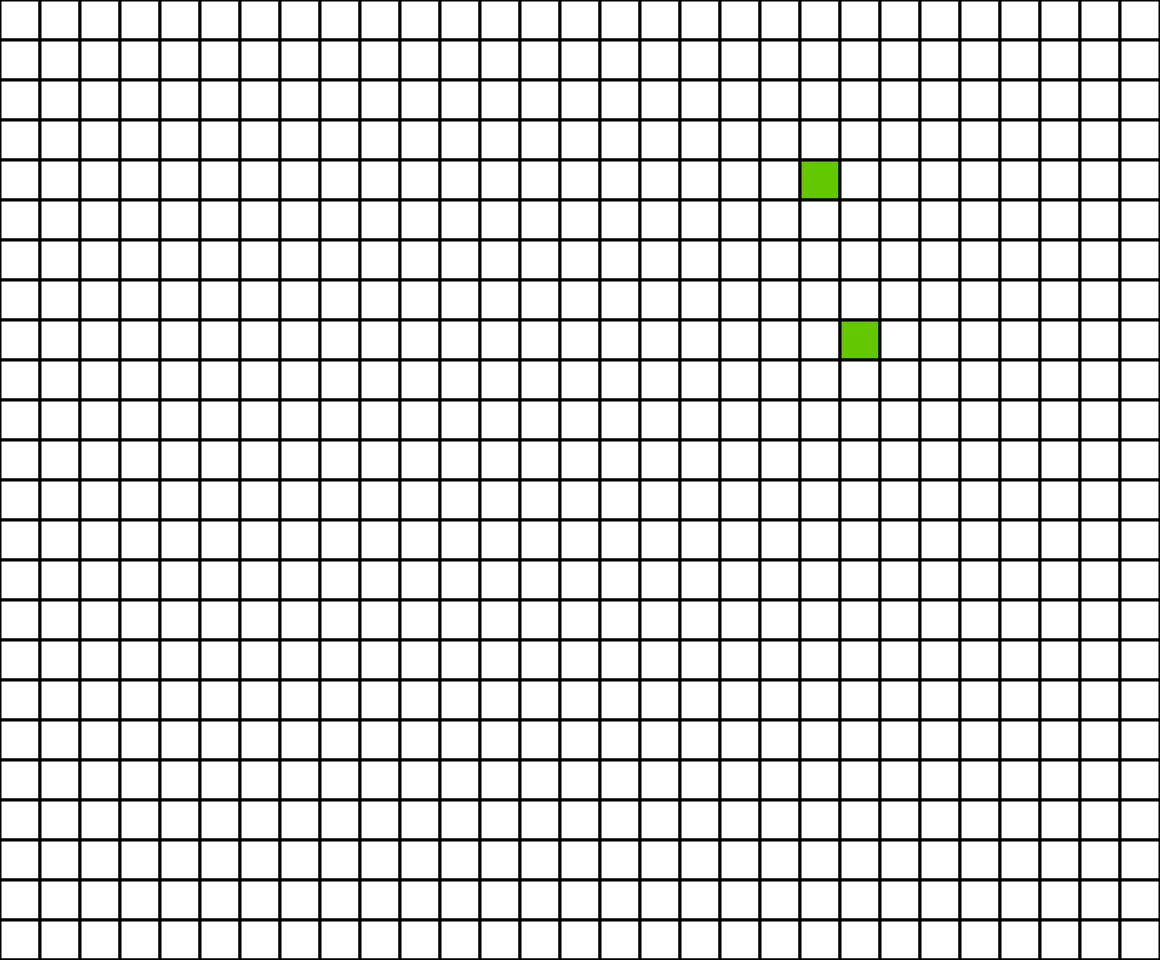
Frame 1 (no input)
Frame 60 (no input): identical to frame 1, image omitted
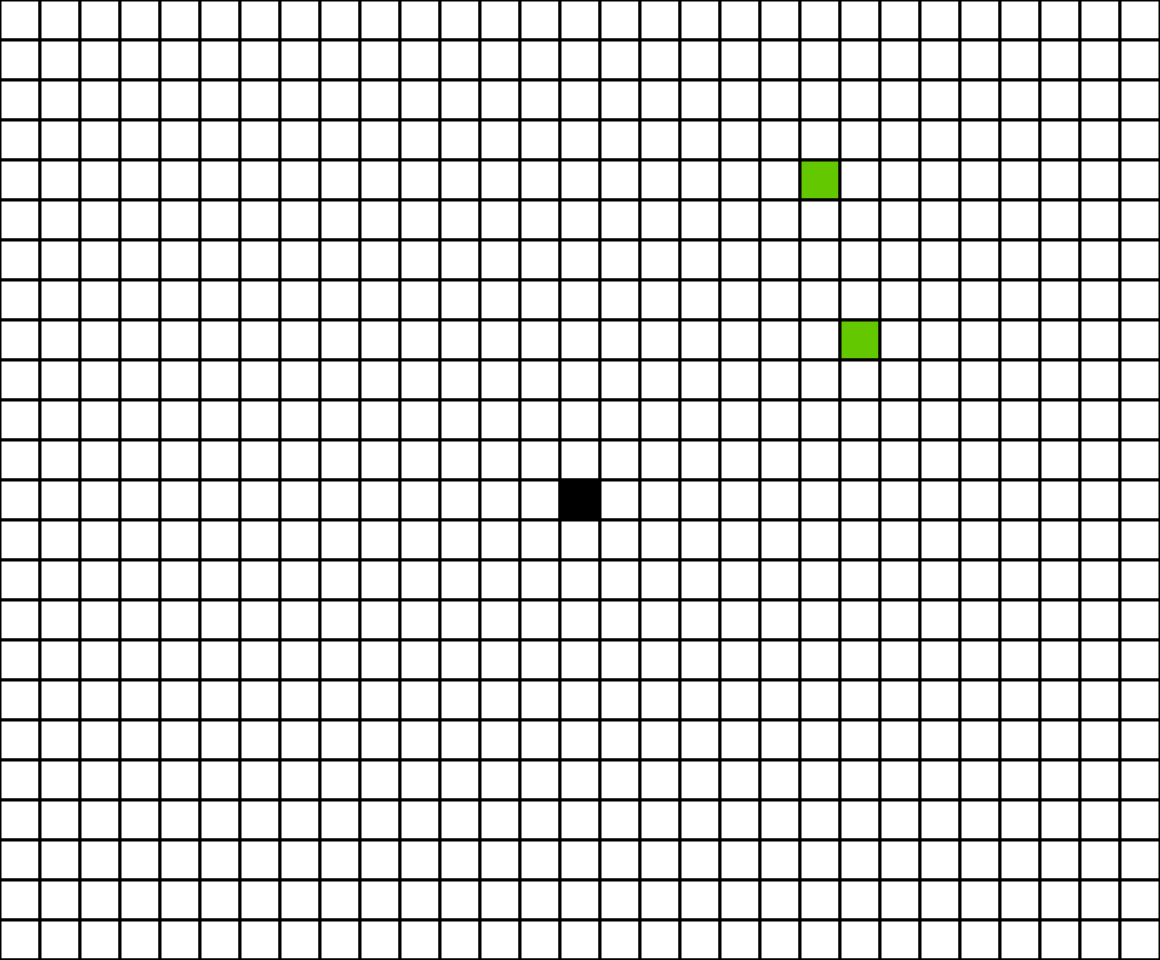
Frame 120 (the mouse pressed at the canvas centre since frame 60)

The p5.js sketch that drew these frames (run headless with seeded random() and noise() and a simulated clock; from frame 60 on, the mouse is pressed at the canvas centre):

// p5.js sketch
// ── sketch.js
let c_size = 40;
let cells = [];
let states = [];

var startx ,starty , endx ,endy;
class Cell{
   constructor(i,j) {
     this.size = c_size;
     this.x = i;
     this.y = j;
   }
  
  
  display(col){
    if(col == 0) fill(255);
    if(col == 1) fill(0);
    if(col == 2) fill(100,200,0);
    if(col == 3) fill(0,206,209);
    if(col == 4) fill(255,127,0);
    if(col == 5) fill(255,0,0);
    stroke(0);
    strokeWeight(3);
    
    rect(this.x,this.y,this.size,this.size);
  }
}

var notPressed = true;
let size;
let hsize;

function setup() {
  var w = (windowWidth - windowWidth%c_size) - c_size;
  var h = (windowHeight - windowHeight %c_size) - c_size;
  createCanvas(w,h);
  
  size = floor(w/c_size);
  hsize = floor(h/c_size);
  
  startx = floor(random(size));
  starty = floor(random(hsize));
  endx = floor(random(size));
  endy = floor(random(hsize));
  
  print(startx,starty,endx,endy);
  cells = new Array(hsize);
  states = new Array(hsize);
  
  for(var i = 0; i < size; i++){
    cells[i] = new Array(size);
    states[i] = new Array(size);
  }
  
  for(i = 0; i < cells.length; i++){
     for(var j = 0;  j < cells[i].length; j++){
        states[i][j] = 0;
        if(i == startx && j == starty || i == endx && j == endy)
            states[i][j] = 2;
        cells[i][j] =  new Cell(i*c_size,j*c_size);
     }
  }
  
  
  var button = createButton('Start Breadth First Search');
  button.size(800,50);
  button.position(0,height+10);
  button.mousePressed(BFS);
  
}

function valid(x,y){
   return (x >= 0 && x < size && y >= 0 && y < hsize);
}
async function BFS(){
   if(notPressed == false) return;
   else notPressed = false;
  
   var q = new Queue();
   let vis = new Array(hsize);
   let directions = [[1,0], [0,1], [-1,0], [0,-1]];
  
   for(var i = 0; i < vis.length; i++){
      vis[i] = new Array(size); 
   }
  
   for(i = 0; i < vis.length; i++){
      for(var j = 0; j < vis[i].length; j++){
         vis[i][j] = false;
         if(states[i][j] == 1)
           vis[i][j] = true;
      }
   }
  
  
  vis[startx][starty] = true;
  let curr = [startx,starty];
  q.push(curr);
  var found = false;
  
  
  while(q.size() >= 1){
      curr = q.top();
      q.pop();
      if(curr[0] == endx && curr[1] == endy)
          break;
      states[curr[0]][curr[1]] = 4;
      await sleep(0);
      for(i = 0; i < 4; i++){
          var x = curr[0] + directions[i][0];
          var y = curr[1] + directions[i][1];
          if(x == endx && y == endy){
            states[startx][starty] = 2;
            states[x][y] = 5;
            found = true;  
            break;
          }
          if(valid(x,y) && vis[x][y] == false){
             
             vis[x][y] = true;
             states[x][y] = 3;
             q.push([x,y]);
          }
      }
      
    
    if(found == true) {
      break;
    }
  }
  
}

function draw() {
  background(51);
  
  if(mouseIsPressed == true){
     if(mouseX < width && mouseY < height && mouseX > 0 && mouseY > 0){
        var x = floor(mouseX/c_size);
        var y = floor(mouseY/c_size);
       
        if(x == startx && y == starty || x == endx && y == endy)
            states[x][y] = 2;
        else
            states[x][y] = 1;
     }
  }
  
  
  for(var i = 0; i < cells.length; i++){
    for(var j = 0; j < cells[i].length; j++){
      cells[i][j].display(states[i][j]);
    }
  }   
}

function sleep(ms) {
  return new Promise(resolve => setTimeout(resolve, ms));
}

// ── queue.js
function Queue() {
  this.qList = [];
  this.head = -1;
  this.tail = -1;
  
  this.push = function(item) {
    if (this.head == -1) {
      this.head++;
    }
    this.tail++;
    this.qList.push(item);
  };
  
  this.pop = function() {
    if (this.head == -1) {
      console.log("Queue underflow!");
    } else if (this.head == this.tail) {
      const p = this.qList.splice(0, 1);
      this.head--;
      this.tail--;
      return p;
    } else {
      this.tail--;
      return this.qList.splice(0, 1);
    }
  };
  
  this.size = function() {
    return this.qList.length;
  };
  
  this.top = function() {
    if (this.head == -1) {
      console.log("Queue is empty!");
    } else {
      return this.qList[this.head];
    }
  };
  
  this.list = function() {
    return this.qList;
  };
}
